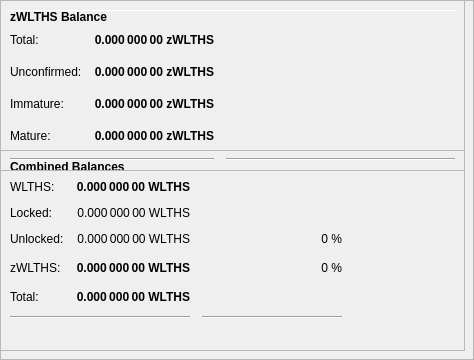
        <widget class="QFrame" name="frameObfuscation">
         <property name="minimumSize">
          <size>
           <width>0</width>
           <height>350</height>
          </size>
         </property>
         <property name="layoutDirection">
          <enum>Qt::LeftToRight</enum>
         </property>
         <property name="frameShape">
          <enum>QFrame::StyledPanel</enum>
         </property>
         <property name="frameShadow">
          <enum>QFrame::Raised</enum>
         </property>
         <widget class="QPushButton" name="runAutoDenom">
          <property name="geometry">
           <rect>
            <x>251</x>
            <y>17</y>
            <width>1</width>
            <height>1</height>
           </rect>
          </property>
          <property name="palette">
           <palette>
            <active>
             <colorrole role="WindowText">
              <brush brushstyle="SolidPattern">
               <color alpha="255">
                <red>0</red>
                <green>0</green>
                <blue>0</blue>
               </color>
              </brush>
             </colorrole>
             <colorrole role="Button">
              <brush brushstyle="SolidPattern">
               <color alpha="255">
                <red>239</red>
                <green>238</green>
                <blue>238</blue>
               </color>
              </brush>
             </colorrole>
             <colorrole role="Light">
              <brush brushstyle="SolidPattern">
               <color alpha="255">
                <red>255</red>
                <green>255</green>
                <blue>255</blue>
               </color>
              </brush>
             </colorrole>
             <colorrole role="Midlight">
              <brush brushstyle="SolidPattern">
               <color alpha="255">
                <red>247</red>
                <green>246</green>
                <blue>246</blue>
               </color>
              </brush>
             </colorrole>
             <colorrole role="Dark">
              <brush brushstyle="SolidPattern">
               <color alpha="255">
                <red>119</red>
                <green>119</green>
                <blue>119</blue>
               </color>
              </brush>
             </colorrole>
             <colorrole role="Mid">
              <brush brushstyle="SolidPattern">
               <color alpha="255">
                <red>159</red>
                <green>159</green>
                <blue>159</blue>
               </color>
              </brush>
             </colorrole>
             <colorrole role="Text">
              <brush brushstyle="SolidPattern">
               <color alpha="255">
                <red>0</red>
                <green>0</green>
                <blue>0</blue>
               </color>
              </brush>
             </colorrole>
             <colorrole role="BrightText">
              <brush brushstyle="SolidPattern">
               <color alpha="255">
                <red>255</red>
                <green>255</green>
                <blue>255</blue>
               </color>
              </brush>
             </colorrole>
             <colorrole role="ButtonText">
              <brush brushstyle="SolidPattern">
               <color alpha="255">
                <red>0</red>
                <green>0</green>
                <blue>0</blue>
               </color>
              </brush>
             </colorrole>
             <colorrole role="Base">
              <brush brushstyle="SolidPattern">
               <color alpha="255">
                <red>255</red>
                <green>255</green>
                <blue>255</blue>
               </color>
              </brush>
             </colorrole>
             <colorrole role="Window">
              <brush brushstyle="SolidPattern">
               <color alpha="255">
                <red>239</red>
                <green>238</green>
                <blue>238</blue>
               </color>
              </brush>
             </colorrole>
             <colorrole role="Shadow">
              <brush brushstyle="SolidPattern">
               <color alpha="255">
                <red>0</red>
                <green>0</green>
                <blue>0</blue>
               </color>
              </brush>
             </colorrole>
             <colorrole role="AlternateBase">
              <brush brushstyle="SolidPattern">
               <color alpha="255">
                <red>247</red>
                <green>246</green>
                <blue>246</blue>
               </color>
              </brush>
             </colorrole>
             <colorrole role="ToolTipBase">
              <brush brushstyle="SolidPattern">
               <color alpha="255">
                <red>255</red>
                <green>255</green>
                <blue>220</blue>
               </color>
              </brush>
             </colorrole>
             <colorrole role="ToolTipText">
              <brush brushstyle="SolidPattern">
               <color alpha="255">
                <red>0</red>
                <green>0</green>
                <blue>0</blue>
               </color>
              </brush>
             </colorrole>
            </active>
            <inactive>
             <colorrole role="WindowText">
              <brush brushstyle="SolidPattern">
               <color alpha="255">
                <red>0</red>
                <green>0</green>
                <blue>0</blue>
               </color>
              </brush>
             </colorrole>
             <colorrole role="Button">
              <brush brushstyle="SolidPattern">
               <color alpha="255">
                <red>239</red>
                <green>238</green>
                <blue>238</blue>
               </color>
              </brush>
             </colorrole>
             <colorrole role="Light">
              <brush brushstyle="SolidPattern">
               <color alpha="255">
                <red>255</red>
                <green>255</green>
                <blue>255</blue>
               </color>
              </brush>
             </colorrole>
             <colorrole role="Midlight">
              <brush brushstyle="SolidPattern">
               <color alpha="255">
                <red>247</red>
                <green>246</green>
                <blue>246</blue>
               </color>
              </brush>
             </colorrole>
             <colorrole role="Dark">
              <brush brushstyle="SolidPattern">
               <color alpha="255">
                <red>119</red>
                <green>119</green>
                <blue>119</blue>
               </color>
              </brush>
             </colorrole>
             <colorrole role="Mid">
              <brush brushstyle="SolidPattern">
               <color alpha="255">
                <red>159</red>
                <green>159</green>
                <blue>159</blue>
               </color>
              </brush>
             </colorrole>
             <colorrole role="Text">
              <brush brushstyle="SolidPattern">
               <color alpha="255">
                <red>0</red>
                <green>0</green>
                <blue>0</blue>
               </color>
              </brush>
             </colorrole>
             <colorrole role="BrightText">
              <brush brushstyle="SolidPattern">
               <color alpha="255">
                <red>255</red>
                <green>255</green>
                <blue>255</blue>
               </color>
              </brush>
             </colorrole>
             <colorrole role="ButtonText">
              <brush brushstyle="SolidPattern">
               <color alpha="255">
                <red>0</red>
                <green>0</green>
                <blue>0</blue>
               </color>
              </brush>
             </colorrole>
             <colorrole role="Base">
              <brush brushstyle="SolidPattern">
               <color alpha="255">
                <red>255</red>
                <green>255</green>
                <blue>255</blue>
               </color>
              </brush>
             </colorrole>
             <colorrole role="Window">
              <brush brushstyle="SolidPattern">
               <color alpha="255">
                <red>239</red>
                <green>238</green>
                <blue>238</blue>
               </color>
              </brush>
             </colorrole>
             <colorrole role="Shadow">
              <brush brushstyle="SolidPattern">
               <color alpha="255">
                <red>0</red>
                <green>0</green>
                <blue>0</blue>
               </color>
              </brush>
             </colorrole>
             <colorrole role="AlternateBase">
              <brush brushstyle="SolidPattern">
               <color alpha="255">
                <red>247</red>
                <green>246</green>
                <blue>246</blue>
               </color>
              </brush>
             </colorrole>
             <colorrole role="ToolTipBase">
              <brush brushstyle="SolidPattern">
               <color alpha="255">
                <red>255</red>
                <green>255</green>
                <blue>220</blue>
               </color>
              </brush>
             </colorrole>
             <colorrole role="ToolTipText">
              <brush brushstyle="SolidPattern">
               <color alpha="255">
                <red>0</red>
                <green>0</green>
                <blue>0</blue>
               </color>
              </brush>
             </colorrole>
            </inactive>
            <disabled>
             <colorrole role="WindowText">
              <brush brushstyle="SolidPattern">
               <color alpha="255">
                <red>119</red>
                <green>119</green>
                <blue>119</blue>
               </color>
              </brush>
             </colorrole>
             <colorrole role="Button">
              <brush brushstyle="SolidPattern">
               <color alpha="255">
                <red>239</red>
                <green>238</green>
                <blue>238</blue>
               </color>
              </brush>
             </colorrole>
             <colorrole role="Light">
              <brush brushstyle="SolidPattern">
               <color alpha="255">
                <red>255</red>
                <green>255</green>
                <blue>255</blue>
               </color>
              </brush>
             </colorrole>
             <colorrole role="Midlight">
              <brush brushstyle="SolidPattern">
               <color alpha="255">
                <red>247</red>
                <green>246</green>
                <blue>246</blue>
               </color>
              </brush>
             </colorrole>
             <colorrole role="Dark">
              <brush brushstyle="SolidPattern">
               <color alpha="255">
                <red>119</red>
                <green>119</green>
                <blue>119</blue>
               </color>
              </brush>
             </colorrole>
             <colorrole role="Mid">
              <brush brushstyle="SolidPattern">
               <color alpha="255">
                <red>159</red>
                <green>159</green>
                <blue>159</blue>
               </color>
              </brush>
             </colorrole>
             <colorrole role="Text">
              <brush brushstyle="SolidPattern">
               <color alpha="255">
                <red>119</red>
                <green>119</green>
                <blue>119</blue>
               </color>
              </brush>
             </colorrole>
             <colorrole role="BrightText">
              <brush brushstyle="SolidPattern">
               <color alpha="255">
                <red>255</red>
                <green>255</green>
                <blue>255</blue>
               </color>
              </brush>
             </colorrole>
             <colorrole role="ButtonText">
              <brush brushstyle="SolidPattern">
               <color alpha="255">
                <red>119</red>
                <green>119</green>
                <blue>119</blue>
               </color>
              </brush>
             </colorrole>
             <colorrole role="Base">
              <brush brushstyle="SolidPattern">
               <color alpha="255">
                <red>239</red>
                <green>238</green>
                <blue>238</blue>
               </color>
              </brush>
             </colorrole>
             <colorrole role="Window">
              <brush brushstyle="SolidPattern">
               <color alpha="255">
                <red>239</red>
                <green>238</green>
                <blue>238</blue>
               </color>
              </brush>
             </colorrole>
             <colorrole role="Shadow">
              <brush brushstyle="SolidPattern">
               <color alpha="255">
                <red>0</red>
                <green>0</green>
                <blue>0</blue>
               </color>
              </brush>
             </colorrole>
             <colorrole role="AlternateBase">
              <brush brushstyle="SolidPattern">
               <color alpha="255">
                <red>239</red>
                <green>238</green>
                <blue>238</blue>
               </color>
              </brush>
             </colorrole>
             <colorrole role="ToolTipBase">
              <brush brushstyle="SolidPattern">
               <color alpha="255">
                <red>255</red>
                <green>255</green>
                <blue>220</blue>
               </color>
              </brush>
             </colorrole>
             <colorrole role="ToolTipText">
              <brush brushstyle="SolidPattern">
               <color alpha="255">
                <red>0</red>
                <green>0</green>
                <blue>0</blue>
               </color>
              </brush>
             </colorrole>
            </disabled>
           </palette>
          </property>
          <property name="focusPolicy">
           <enum>Qt::NoFocus</enum>
          </property>
          <property name="autoFillBackground">
           <bool>true</bool>
          </property>
          <property name="text">
           <string/>
          </property>
          <property name="flat">
           <bool>true</bool>
          </property>
         </widget>
         <widget class="Line" name="line">
          <property name="geometry">
           <rect>
            <x>7</x>
            <y>10</y>
            <width>451</width>
            <height>1</height>
           </rect>
          </property>
          <property name="orientation">
           <enum>Qt::Horizontal</enum>
          </property>
         </widget>
         <widget class="QFrame" name="frame_3">
          <property name="geometry">
           <rect>
            <x>0</x>
            <y>150</y>
            <width>465</width>
            <height>201</height>
           </rect>
          </property>
          <property name="frameShape">
           <enum>QFrame::StyledPanel</enum>
          </property>
          <property name="frameShadow">
           <enum>QFrame::Raised</enum>
          </property>
          <layout class="QVBoxLayout" name="verticalLayout_5">
           <item>
            <layout class="QHBoxLayout" name="horizontalLayout_5" stretch="0">
             <item>
              <widget class="QLabel" name="label_5z">
               <property name="maximumSize">
                <size>
                 <width>16777215</width>
                 <height>20</height>
                </size>
               </property>
               <property name="font">
                <font>
                 <weight>75</weight>
                 <bold>true</bold>
                </font>
               </property>
               <property name="toolTip">
                <string>Combined Balances (including unconfirmed and immature coins)</string>
               </property>
               <property name="text">
                <string>&lt;html&gt;&lt;head/&gt;&lt;body&gt;&lt;p&gt;Combined Balances&lt;/p&gt;&lt;/body&gt;&lt;/html&gt;</string>
               </property>
              </widget>
             </item>
            </layout>
           </item>
           <item>
            <layout class="QGridLayout" name="gridLayout_3">
             <property name="spacing">
              <number>12</number>
             </property>
             <item row="7" column="0" colspan="2">
              <widget class="Line" name="lineSpendableBalance_3">
               <property name="orientation">
                <enum>Qt::Horizontal</enum>
               </property>
              </widget>
             </item>
             <item row="7" column="2">
              <widget class="Line" name="lineWatchBalance_3">
               <property name="sizePolicy">
                <sizepolicy hsizetype="Preferred" vsizetype="Fixed">
                 <horstretch>0</horstretch>
                 <verstretch>0</verstretch>
                </sizepolicy>
               </property>
               <property name="minimumSize">
                <size>
                 <width>140</width>
                 <height>0</height>
                </size>
               </property>
               <property name="orientation">
                <enum>Qt::Horizontal</enum>
               </property>
              </widget>
             </item>
             <item row="4" column="1">
              <widget class="QLabel" name="labelzBalancez">
               <property name="font">
                <font>
                 <weight>75</weight>
                 <bold>true</bold>
                </font>
               </property>
               <property name="cursor">
                <cursorShape>IBeamCursor</cursorShape>
               </property>
               <property name="toolTip">
                <string>Total of transactions that have yet to be confirmed, and do not yet count toward the spendable balance</string>
               </property>
               <property name="text">
                <string notr="true">0.000 000 00 WLTHS</string>
               </property>
               <property name="alignment">
                <set>Qt::AlignRight|Qt::AlignTrailing|Qt::AlignVCenter</set>
               </property>
               <property name="textInteractionFlags">
                <set>Qt::LinksAccessibleByMouse|Qt::TextSelectableByKeyboard|Qt::TextSelectableByMouse</set>
               </property>
              </widget>
             </item>
             <item row="6" column="1">
              <widget class="QLabel" name="labelTotalz">
               <property name="font">
                <font>
                 <weight>75</weight>
                 <bold>true</bold>
                </font>
               </property>
               <property name="cursor">
                <cursorShape>IBeamCursor</cursorShape>
               </property>
               <property name="toolTip">
                <string>Total Balance, including unconfirmed and immature coins.</string>
               </property>
               <property name="text">
                <string notr="true">0.000 000 00 WLTHS</string>
               </property>
               <property name="alignment">
                <set>Qt::AlignRight|Qt::AlignTrailing|Qt::AlignVCenter</set>
               </property>
               <property name="textInteractionFlags">
                <set>Qt::LinksAccessibleByMouse|Qt::TextSelectableByKeyboard|Qt::TextSelectableByMouse</set>
               </property>
              </widget>
             </item>
             <item row="4" column="3">
              <spacer name="horizontalSpacer_6">
               <property name="orientation">
                <enum>Qt::Horizontal</enum>
               </property>
               <property name="sizeHint" stdset="0">
                <size>
                 <width>40</width>
                 <height>20</height>
                </size>
               </property>
              </spacer>
             </item>
             <item row="6" column="0">
              <widget class="QLabel" name="labelTotalTextz">
               <property name="text">
                <string>Total:</string>
               </property>
              </widget>
             </item>
             <item row="1" column="0">
              <widget class="QLabel" name="labelBalanceTextz">
               <property name="text">
                <string>WLTHS:</string>
               </property>
              </widget>
             </item>
             <item row="1" column="1">
              <widget class="QLabel" name="labelBalancez">
               <property name="font">
                <font>
                 <weight>75</weight>
                 <bold>true</bold>
                </font>
               </property>
               <property name="cursor">
                <cursorShape>IBeamCursor</cursorShape>
               </property>
               <property name="toolTip">
                <string>Your current spendable balance</string>
               </property>
               <property name="text">
                <string notr="true">0.000 000 00 WLTHS</string>
               </property>
               <property name="alignment">
                <set>Qt::AlignRight|Qt::AlignTrailing|Qt::AlignVCenter</set>
               </property>
               <property name="textInteractionFlags">
                <set>Qt::LinksAccessibleByMouse|Qt::TextSelectableByKeyboard|Qt::TextSelectableByMouse</set>
               </property>
              </widget>
             </item>
             <item row="4" column="0">
              <widget class="QLabel" name="labelzBalanceTextz">
               <property name="toolTip">
                <string/>
               </property>
               <property name="text">
                <string>zWLTHS:</string>
               </property>
              </widget>
             </item>
             <item row="4" column="2">
              <widget class="QLabel" name="labelzWLTHSPercent">
               <property name="toolTip">
                <string>Current percentage of zWLTHS.
If AutoMint is enabled this percentage will settle around the configured AutoMint percentage (default = 10%)</string>
               </property>
               <property name="text">
                <string>0 %</string>
               </property>
               <property name="alignment">
                <set>Qt::AlignRight|Qt::AlignTrailing|Qt::AlignVCenter</set>
               </property>
              </widget>
             </item>
             <item row="6" column="2">
              <widget class="QLabel" name="label100Percent">
               <property name="text">
                <string/>
               </property>
               <property name="alignment">
                <set>Qt::AlignRight|Qt::AlignTrailing|Qt::AlignVCenter</set>
               </property>
              </widget>
             </item>
             <item row="2" column="1">
              <widget class="QLabel" name="labelLockedBalance">
               <property name="toolTip">
                <string>Locked WLTHS or Masternode collaterals. These are excluded from zWLTHS minting.</string>
               </property>
               <property name="text">
                <string>0.000 000 00 WLTHS</string>
               </property>
               <property name="alignment">
                <set>Qt::AlignRight|Qt::AlignTrailing|Qt::AlignVCenter</set>
               </property>
              </widget>
             </item>
             <item row="2" column="0">
              <widget class="QLabel" name="labelLockedBalanceText">
               <property name="toolTip">
                <string>Locked WLTHS or Masternode collaterals. These are excluded from zWLTHS minting.</string>
               </property>
               <property name="text">
                <string>Locked:</string>
               </property>
              </widget>
             </item>
             <item row="3" column="0">
              <widget class="QLabel" name="labelUnLockedBalanceText">
               <property name="toolTip">
                <string>Unlocked WLTHSs. These can be used for zWLTHS minting.</string>
               </property>
               <property name="text">
                <string>Unlocked:</string>
               </property>
              </widget>
             </item>
             <item row="3" column="1">
              <widget class="QLabel" name="labelUnLockedBalance">
               <property name="toolTip">
                <string>Unlocked WLTHSs. These can be used for zWLTHS minting.</string>
               </property>
               <property name="text">
                <string>0.000 000 00 WLTHS</string>
               </property>
               <property name="alignment">
                <set>Qt::AlignRight|Qt::AlignTrailing|Qt::AlignVCenter</set>
               </property>
              </widget>
             </item>
             <item row="3" column="2">
              <widget class="QLabel" name="labelWLTHSPercent">
               <property name="text">
                <string>0 %</string>
               </property>
               <property name="alignment">
                <set>Qt::AlignRight|Qt::AlignTrailing|Qt::AlignVCenter</set>
               </property>
              </widget>
             </item>
            </layout>
           </item>
           <item>
            <spacer name="verticalSpacer">
             <property name="orientation">
              <enum>Qt::Vertical</enum>
             </property>
             <property name="sizeHint" stdset="0">
              <size>
               <width>20</width>
               <height>40</height>
              </size>
             </property>
            </spacer>
           </item>
          </layout>
         </widget>
         <widget class="QFrame" name="frame_4">
          <property name="geometry">
           <rect>
            <x>0</x>
            <y>0</y>
            <width>465</width>
            <height>171</height>
           </rect>
          </property>
          <property name="frameShape">
           <enum>QFrame::StyledPanel</enum>
          </property>
          <property name="frameShadow">
           <enum>QFrame::Raised</enum>
          </property>
          <layout class="QVBoxLayout" name="verticalLayout_7">
           <item>
            <layout class="QHBoxLayout" name="horizontalLayout_8" stretch="0">
             <item>
              <widget class="QLabel" name="label_5z_3">
               <property name="maximumSize">
                <size>
                 <width>16777215</width>
                 <height>20</height>
                </size>
               </property>
               <property name="font">
                <font>
                 <weight>75</weight>
                 <bold>true</bold>
                </font>
               </property>
               <property name="text">
                <string>zWLTHS Balance</string>
               </property>
              </widget>
             </item>
            </layout>
           </item>
           <item>
            <layout class="QGridLayout" name="gridLayout_5">
             <property name="spacing">
              <number>12</number>
             </property>
             <item row="4" column="0">
              <widget class="QLabel" name="labelzBalanceMatureText">
               <property name="toolTip">
                <string>Mature: more than 20 confirmation and more than 1 mints of the same denomination after it was minted.
These zWLTHS are spendable.</string>
               </property>
               <property name="text">
                <string>Mature:</string>
               </property>
              </widget>
             </item>
             <item row="5" column="0" colspan="2">
              <widget class="Line" name="lineSpendableBalance_5">
               <property name="orientation">
                <enum>Qt::Horizontal</enum>
               </property>
              </widget>
             </item>
             <item row="1" column="1">
              <widget class="QLabel" name="labelzBalance">
               <property name="font">
                <font>
                 <weight>75</weight>
                 <bold>true</bold>
                </font>
               </property>
               <property name="cursor">
                <cursorShape>IBeamCursor</cursorShape>
               </property>
               <property name="toolTip">
                <string>All available zWLTHS, unconfirmed and immature zWLTHS included.</string>
               </property>
               <property name="text">
                <string notr="true">0.000 000 00 zWLTHS</string>
               </property>
               <property name="alignment">
                <set>Qt::AlignRight|Qt::AlignTrailing|Qt::AlignVCenter</set>
               </property>
               <property name="textInteractionFlags">
                <set>Qt::LinksAccessibleByMouse|Qt::TextSelectableByKeyboard|Qt::TextSelectableByMouse</set>
               </property>
              </widget>
             </item>
             <item row="5" column="2">
              <widget class="Line" name="lineWatchBalance_5">
               <property name="sizePolicy">
                <sizepolicy hsizetype="Preferred" vsizetype="Fixed">
                 <horstretch>0</horstretch>
                 <verstretch>0</verstretch>
                </sizepolicy>
               </property>
               <property name="minimumSize">
                <size>
                 <width>140</width>
                 <height>0</height>
                </size>
               </property>
               <property name="orientation">
                <enum>Qt::Horizontal</enum>
               </property>
              </widget>
             </item>
             <item row="1" column="0">
              <widget class="QLabel" name="labelzBalanceText">
               <property name="toolTip">
                <string>All available zWLTHS, unconfirmed and immature zWLTHS included.</string>
               </property>
               <property name="text">
                <string>Total:</string>
               </property>
              </widget>
             </item>
             <item row="1" column="2">
              <spacer name="horizontalSpacer_8">
               <property name="orientation">
                <enum>Qt::Horizontal</enum>
               </property>
               <property name="sizeHint" stdset="0">
                <size>
                 <width>40</width>
                 <height>20</height>
                </size>
               </property>
              </spacer>
             </item>
             <item row="4" column="2">
              <spacer name="horizontalSpacer_4">
               <property name="orientation">
                <enum>Qt::Horizontal</enum>
               </property>
               <property name="sizeHint" stdset="0">
                <size>
                 <width>40</width>
                 <height>20</height>
                </size>
               </property>
              </spacer>
             </item>
             <item row="4" column="1">
              <widget class="QLabel" name="labelzBalanceMature">
               <property name="font">
                <font>
                 <weight>75</weight>
                 <bold>true</bold>
                </font>
               </property>
               <property name="toolTip">
                <string>Mature: more than 20 confirmation and more than 1 mints of the same denomination after it was minted.
These zWLTHS are spendable.</string>
               </property>
               <property name="text">
                <string>0.000 000 00 zWLTHS</string>
               </property>
               <property name="alignment">
                <set>Qt::AlignRight|Qt::AlignTrailing|Qt::AlignVCenter</set>
               </property>
              </widget>
             </item>
             <item row="2" column="0">
              <widget class="QLabel" name="labelzBalanceUnconfirmedText">
               <property name="toolTip">
                <string>Unconfirmed: less than 20 confirmations
Immature: confirmed, but less than 1 mints of the same denomination after it was minted</string>
               </property>
               <property name="text">
                <string>Unconfirmed:</string>
               </property>
              </widget>
             </item>
             <item row="2" column="1">
              <widget class="QLabel" name="labelzBalanceUnconfirmed">
               <property name="font">
                <font>
                 <weight>75</weight>
                 <bold>true</bold>
                </font>
               </property>
               <property name="toolTip">
                <string>Unconfirmed: less than 20 confirmations
Immature: confirmed, but less than 1 mints of the same denomination after it was minted</string>
               </property>
               <property name="text">
                <string>0.000 000 00 zWLTHS</string>
               </property>
               <property name="alignment">
                <set>Qt::AlignRight|Qt::AlignTrailing|Qt::AlignVCenter</set>
               </property>
              </widget>
             </item>
             <item row="2" column="2">
              <spacer name="horizontalSpacer_5">
               <property name="orientation">
                <enum>Qt::Horizontal</enum>
               </property>
               <property name="sizeHint" stdset="0">
                <size>
                 <width>40</width>
                 <height>20</height>
                </size>
               </property>
              </spacer>
             </item>
             <item row="3" column="0">
              <widget class="QLabel" name="labelzBalanceImmatureText">
               <property name="toolTip">
                <string>Unconfirmed: less than 20 confirmations
Immature: confirmed, but less than 1 mints of the same denomination after it was minted</string>
               </property>
               <property name="text">
                <string>Immature:</string>
               </property>
              </widget>
             </item>
             <item row="3" column="1">
              <widget class="QLabel" name="labelzBalanceImmature">
               <property name="font">
                <font>
                 <weight>75</weight>
                 <bold>true</bold>
                </font>
               </property>
               <property name="toolTip">
                <string>Unconfirmed: less than 20 confirmations
Immature: confirmed, but less than 1 mints of the same denomination after it was minted</string>
               </property>
               <property name="text">
                <string>0.000 000 00 zWLTHS</string>
               </property>
               <property name="alignment">
                <set>Qt::AlignRight|Qt::AlignTrailing|Qt::AlignVCenter</set>
               </property>
              </widget>
             </item>
             <item row="3" column="2">
              <spacer name="horizontalSpacer_7">
               <property name="orientation">
                <enum>Qt::Horizontal</enum>
               </property>
               <property name="sizeHint" stdset="0">
                <size>
                 <width>40</width>
                 <height>20</height>
                </size>
               </property>
              </spacer>
             </item>
            </layout>
           </item>
          </layout>
         </widget>
        </widget>
